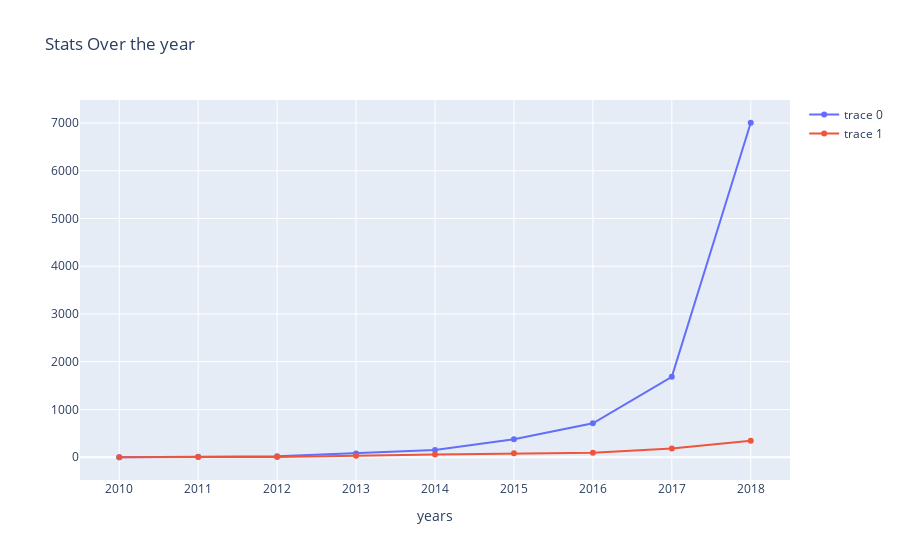

The code cell stored with this chart in its notebook:
### Code cell
need_visuals(free,paid,'year','count',dict_title={'title':'Stats Over the year','xaxis':{'title':'years'}},visual='scatter')

### Figure 1 — Plotly figure (JSON) as saved in the notebook; plotly's stock layout.template omitted (floating-point values rounded to 4 significant figures)
{"data": [{"type": "scatter", "x": [2018, 2017, 2016, 2015, 2014, 2013, 2012, 2011, 2010], "y": [7004, 1684, 710, 377, 150, 81, 21, 12, 1]}, {"type": "scatter", "x": [2018, 2017, 2016, 2015, 2014, 2013, 2012, 2011, 2010], "y": [345, 183, 94, 82, 59, 29, 5, 3, 0]}], "layout": {"title": {"text": "Stats Over the year"}, "xaxis": {"title": {"text": "years"}}}}
